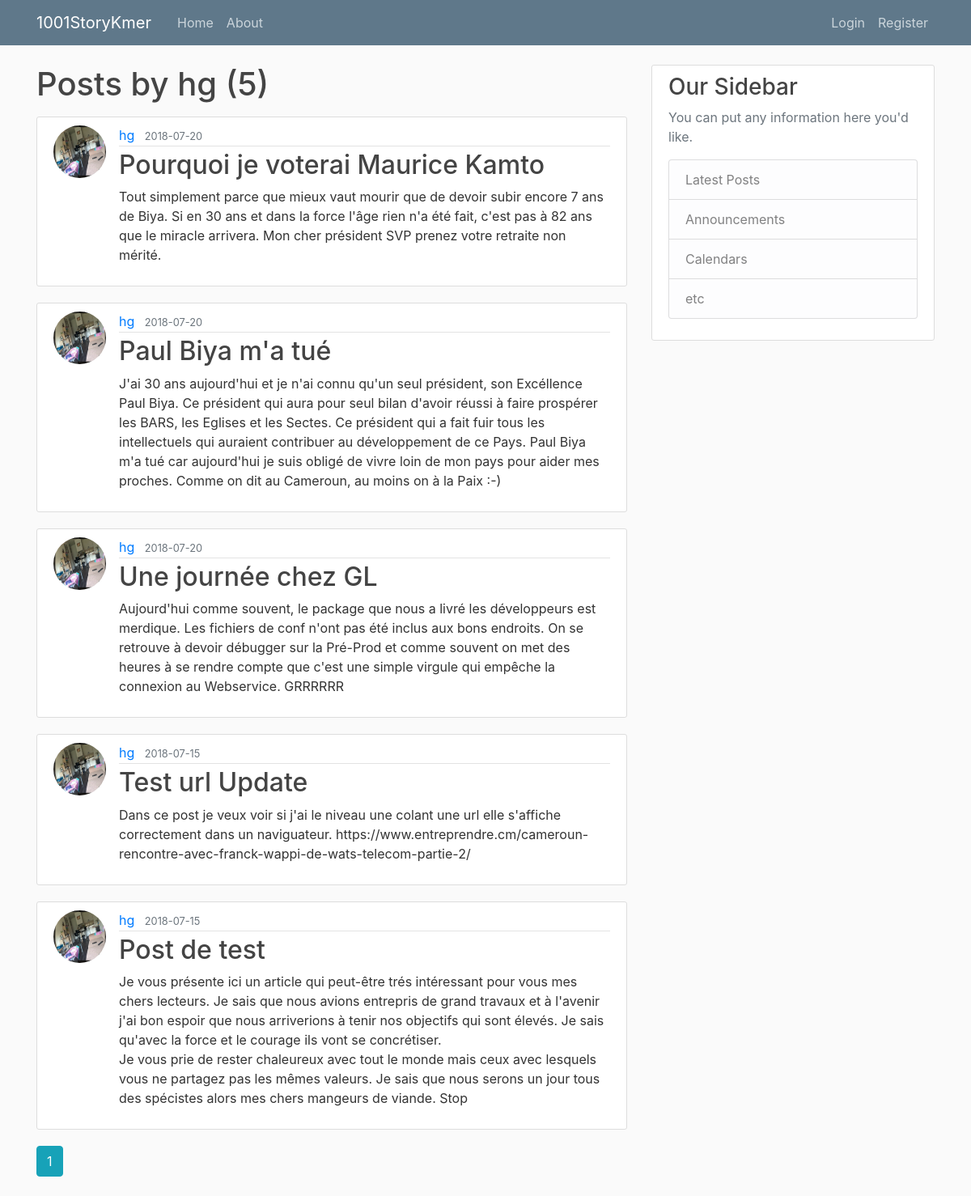
Screenshot of /user/hg with the database file from the repository.
### flaskblog/models.py (models this page shows, shortened)
class User(db.Model, UserMixin):
	id = db.Column(db.Integer, primary_key=True)
	username = db.Column(db.String(20), unique=True, nullable=False)
	email = db.Column(db.String(120), unique=True, nullable=False)
	image_file = db.Column(db.String(20),nullable=False,default='default.jpg')
	password = db.Column(db.String(60),nullable=False)
	posts = db.relationship('Post', backref='author', lazy=True)

class Post(db.Model):
	id = db.Column(db.Integer,primary_key=True)
	title = db.Column(db.String(100), unique=True, nullable=False)
	date_posted = db.Column(db.DateTime(),nullable=False, default=datetime.now)
	content = db.Column(db.Text(1000), nullable=False)
	user_id = db.Column(db.Integer, db.ForeignKey('user.id'), nullable=False)

### flaskblog/routes.py (the view)
@app.route("/user/<string:username>")
def user_posts(username):
    page = request.args.get('page', 1, type=int)
    user = User.query.filter_by(username=username).first_or_404()
    posts = Post.query.filter_by(author=user)\
        .order_by(Post.date_posted.desc())\
        .paginate(page=page, per_page=5)
    return render_template('user_posts.html', posts=posts, user=user)

### flaskblog/templates/user_posts.html
{% extends "layout.html" %}
{% block content %}
  <h1 class="mb-3"> Posts by {{ user.username }} ({{ posts.total }})</h1>
    {% for post in posts.items %}
        <article class="media content-section">
          <img class="rounded-circle article-img" src="{{ url_for('static', filename='profile_pics/' + post.author.image_file) }}">
          <div class="media-body">
            <div class="article-metadata">
              <a class="mr-2" href="{{ url_for('user_posts', username=post.author.username )}}">{{ post.author.username }}</a>
              <small class="text-muted">{{ post.date_posted.strftime('%Y-%m-%d') }}</small>
            </div>
            <h2><a class="article-title" href="{{ url_for('post', post_id=post.id) }}">{{ post.title }}</a></h2>
            <p class="article-content">{{ post.content }}</p>
          </div>
        </article>
    {% endfor %}
    {% for page_num in posts.iter_pages(left_edge=1, right_edge=1, left_current=1, right_current=2) %}
      {% if page_num  %}
        {% if posts.page == page_num  %}
          <a class="btn btn-info mb-4" href="{{ url_for('user_posts', username=user.username, page=page_num )}}"> {{ page_num }}</a>
        {% else %}
          <a class="btn btn-outline-info mb-4" href="{{ url_for('user_posts', username=user.username, page=page_num )}}"> {{ page_num }}</a>
        {% endif %}
      {% else %}
       ...
      {% endif %}
    {% endfor %}
{% endblock content %}

### flaskblog/static/main.css (style rules this page uses)
body { background: #fafafa; color: #333333; margin-top: 5rem; }
h1, h2, h3, h4, h5, h6 { color: #444444; }
.content-section { background: #ffffff; padding: 10px 20px; border: 1px solid #dddddd; border-radius: 3px; margin-bottom: 20px; }
.article-title { color: #444444; }
.article-content { white-space: pre-line; }
.article-img { height: 65px; width: 65px; margin-right: 16px; }
.article-metadata { padding-bottom: 1px; margin-bottom: 4px; border-bottom: 1px solid #e3e3e3 }

### rows the page displays
User: username "hg"
Post: image_file (picture), author.username "hg", date_posted "2018-07-20", title "Pourquoi je voterai Maurice Kamto", content "Tout simplement parce que mieux vaut mourir que de devoir subir encore 7 ans de Biya. Si en 30 ans et dans la force l'âge rien n'a été fait, c'est pas à 82 ans que le miracle arrivera. Mon cher président SVP prenez votre retraite non mérité."
Post: image_file (picture), author.username "hg", date_posted "2018-07-20", title "Paul Biya m'a tué", content "J'ai 30 ans aujourd'hui et je n'ai connu qu'un seul président, son Excéllence Paul Biya. Ce président qui aura pour seul bilan d'avoir réussi à faire prospérer les BARS, les Eglises et les Sectes. Ce président qui a fait fuir tous les intellectuels qui auraient contribuer au développement de ce Pays. Paul Biya m'a tué car aujourd'hui je suis obligé de vivre loin de mon pays pour aider mes proches. Comme on dit au Cameroun, au moins on à la Paix :-)"
Post: image_file (picture), author.username "hg", date_posted "2018-07-20", title "Une journée chez GL", content "Aujourd'hui comme souvent, le package que nous a livré les développeurs est merdique. Les fichiers de conf n'ont pas été inclus aux bons endroits. On se retrouve à devoir débugger sur la Pré-Prod et comme souvent on met des heures à se rendre compte que c'est une simple virgule qui empêche la connexion au Webservice. GRRRRRR"
Post: image_file (picture), author.username "hg", date_posted "2018-07-15", title "Test url Update", content "Dans ce post je veux voir si j'ai le niveau une colant une url elle s'affiche correctement dans un naviguateur. https://www.entreprendre.cm/cameroun-rencontre-avec-franck-wappi-de-wats-telecom-partie-2/"
Post: image_file (picture), author.username "hg", date_posted "2018-07-15", title "Post de test", content "Je vous présente ici un article qui peut-être trés intéressant pour vous mes chers lecteurs. Je sais que nous avions entrepris de grand travaux et à l'avenir j'ai bon espoir que nous arriverions à tenir nos objectifs qui sont élevés. Je sais qu'avec la force et le courage ils vont se concrétiser. Je vous prie de rester chaleureux avec tout le monde mais ceux avec lesquels vous ne partagez pas les mêmes valeurs. Je sais que nous serons un jour tous des spécistes alors mes chers mangeurs de viande. Stop"

### other values shown
{{ posts.total }} "5"
{{ page_num }} "1"
